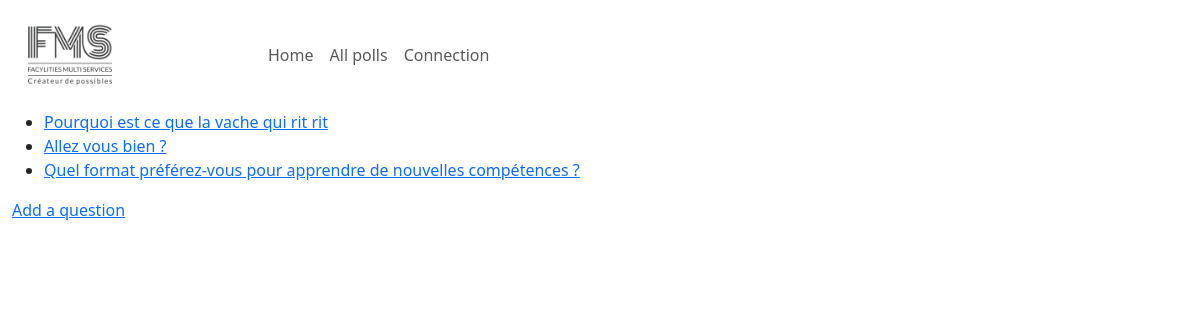
Screenshot of /polls/ with the database file from the repository.
### polls/models.py (models this page shows, shortened)
class Question(models.Model):
    id = models.AutoField(primary_key=True)
    question_text = models.CharField(max_length=200)
    pub_date = models.DateTimeField("date published")

### polls/views.py (the view)
# urls.py: path("", views.IndexView.as_view(), name="index"),
class IndexView(generic.ListView):
    template_name = "polls/index.html"
    context_object_name = "latest_question_list"
    def get_queryset(self) -> Any:
        return Question.objects.filter(pub_date__lte=timezone.now()).order_by(
            "-pub_date"
        )[:3]

### polls/templates/polls/index.html (shortened to what this page needs)
{% extends "polls/base.html" %}
{% block content %}
{% if latest_question_list %}
<ul>
  {% for question in latest_question_list %}
  <li>
    <a href="{% url 'polls:frequency' question.id %}"
    >{{ question.question_text }}</a
    >
  </li>
  {% endfor %}
</ul>
{% else %}
<p>No polls are available.</p>
{% endif %}
<a href="{% url 'polls:add' %}">Add a question</a>
{% endblock %}

### rows the page displays
Question: question_text "Pourquoi est ce que la vache qui rit rit"
Question: question_text "Allez vous bien ?"
Question: question_text "Quel format préférez-vous pour apprendre de nouvelles compétences ?"
